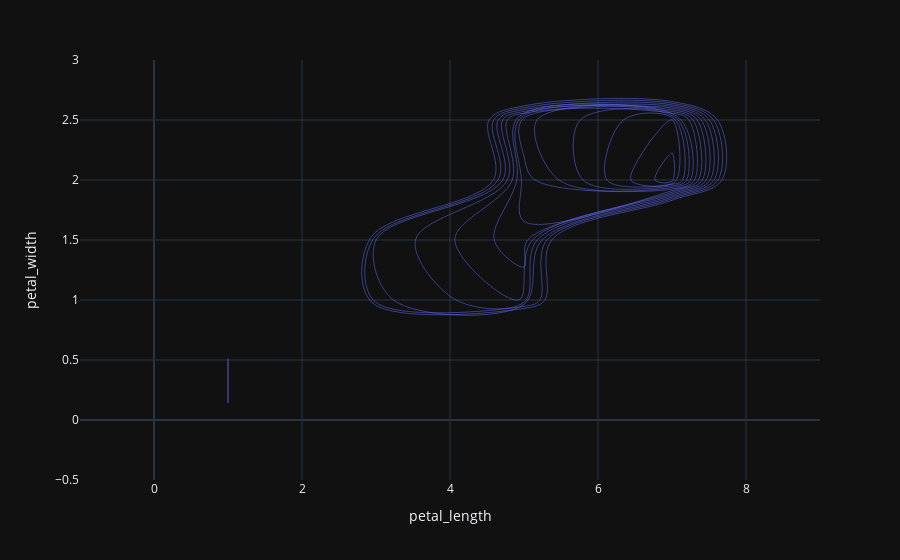

Source (notebook cell):
### Code cell
df = px.data.iris()
fig = px.density_contour(df, x="petal_length", y="petal_width", z="sepal_length", histfunc="avg")
fig.show()

### Figure 1 — Plotly figure (JSON) as saved in the notebook; plotly's stock layout.template omitted (floating-point values rounded to 4 significant figures; data arrays with more than 128 entries replaced by an {"elided": "..."} marker saying what was removed)
{"data": [{"contours": {"coloring": "none"}, "histfunc": "avg", "hovertemplate": "petal_length=%{x}<br>petal_width=%{y}<br>avg of sepal_length=%{z}<extra></extra>", "legendgroup": "", "line": {"color": "#636efa"}, "name": "", "showlegend": false, "x": {"elided": "150 float values"}, "xaxis": "x", "xbingroup": "x", "y": {"elided": "150 float values"}, "yaxis": "y", "ybingroup": "y", "z": {"elided": "150 float values"}, "type": "histogram2dcontour"}], "layout": {"xaxis": {"anchor": "y", "domain": [0.0, 1.0], "title": {"text": "petal_length"}}, "yaxis": {"anchor": "x", "domain": [0.0, 1.0], "title": {"text": "petal_width"}}, "legend": {"tracegroupgap": 0}, "margin": {"t": 60}}}
